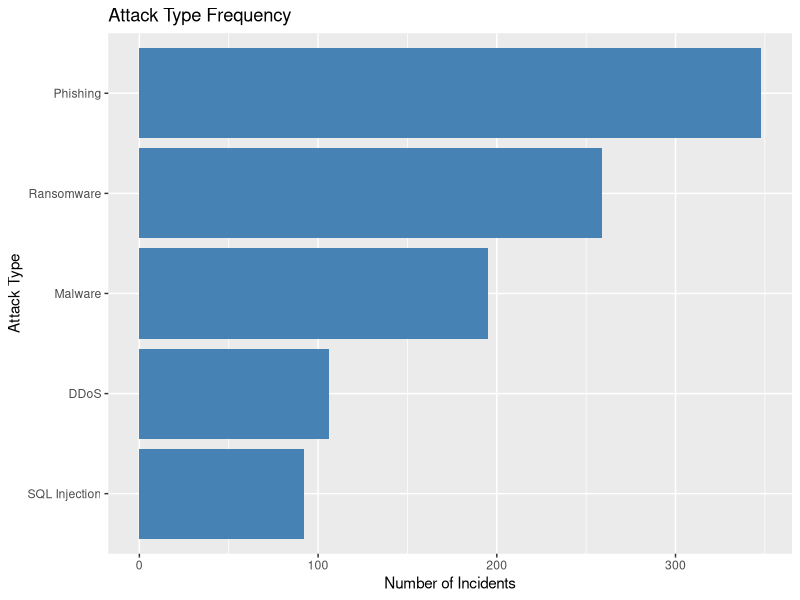
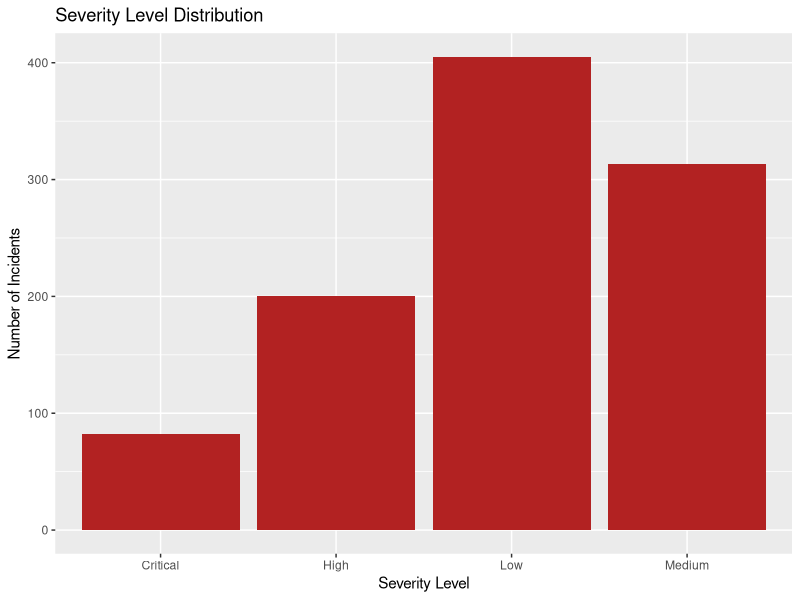
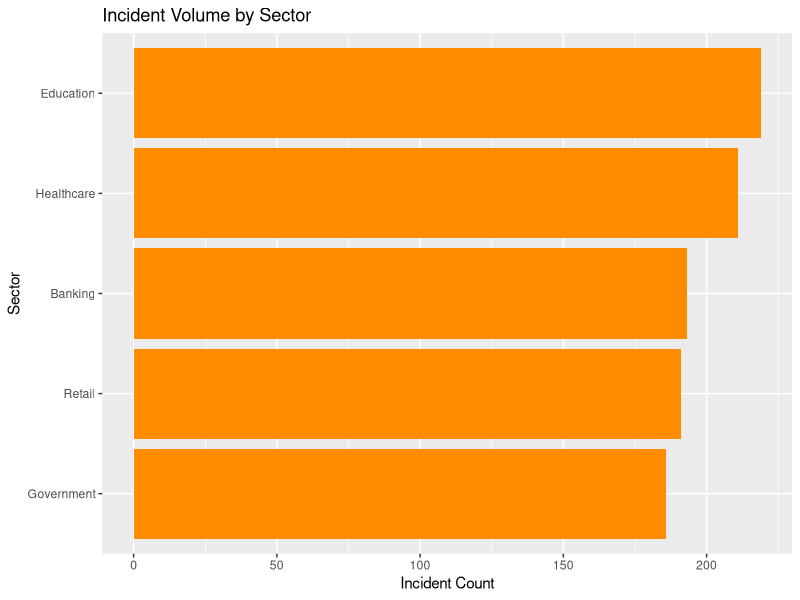
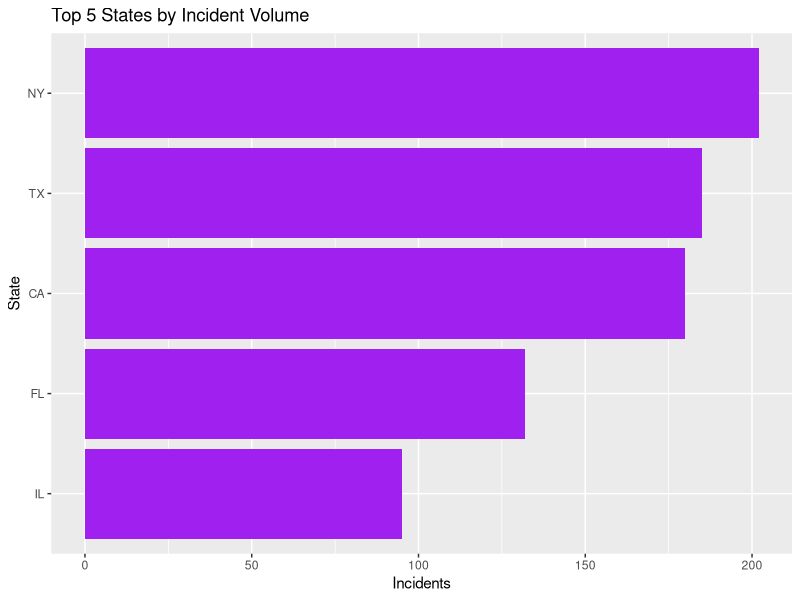
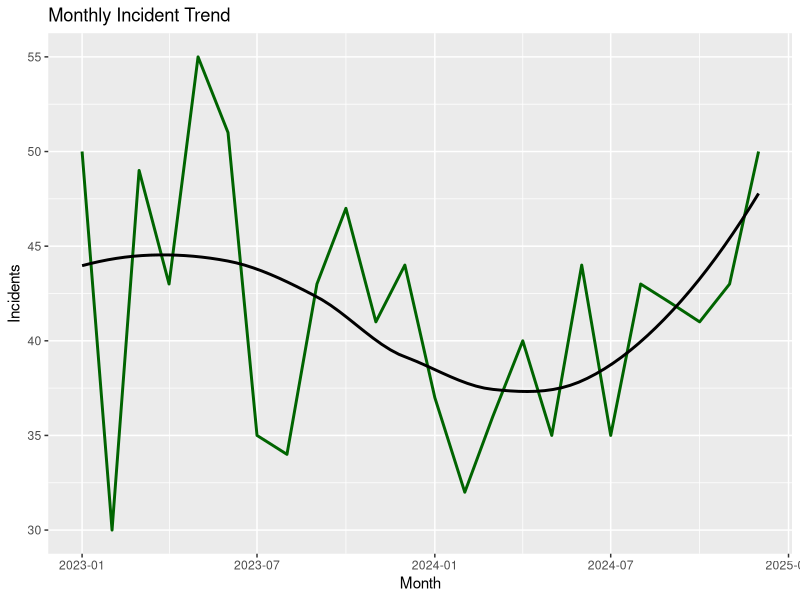
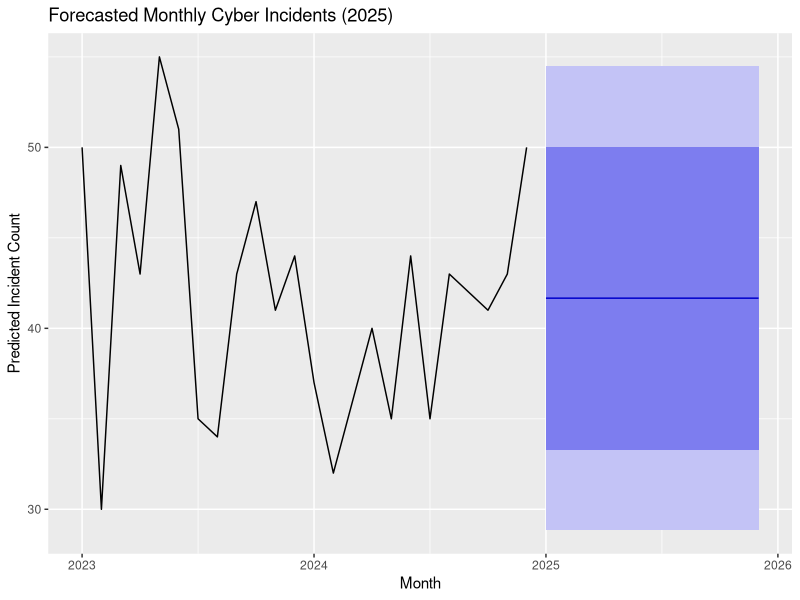

Recreate these plots in R, in order.
## ---- chunk 1
# Load necessary libraries
library(tidyverse)
library(lubridate)
library(knitr)
library(forecast)
## ---- chunk 2
# Load the dataset
cyber_data <- read_csv("data/cyber_incidents_mock.csv")
cyber_data$incident_date <- as.Date(cyber_data$incident_date)

# Display the structure of the data
glimpse(cyber_data)
## ---- chunk 3
cyber_data %>%
  count(attack_type) %>%
  ggplot(aes(x = reorder(attack_type, n), y = n)) +
  geom_col(fill = "steelblue") +
  coord_flip() +
  labs(
    title = "Attack Type Frequency",
    x = "Attack Type",
    y = "Number of Incidents"
  )
## ---- chunk 4
cyber_data %>%
  count(severity_level) %>%
  ggplot(aes(x = severity_level, y = n)) +
  geom_col(fill = "firebrick") +
  labs(
    title = "Severity Level Distribution",
    x = "Severity Level",
    y = "Number of Incidents"
  )
## ---- chunk 5
cyber_data %>%
  count(target_sector) %>%
  ggplot(aes(x = reorder(target_sector, n), y = n)) +
  geom_col(fill = "darkorange") +
  coord_flip() +
  labs(
    title = "Incident Volume by Sector",
    x = "Sector",
    y = "Incident Count"
  )
## ---- chunk 6
cyber_data %>%
  count(reported_location) %>%
  top_n(5) %>%
  ggplot(aes(x = reorder(reported_location, n), y = n)) +
  geom_col(fill = "purple") +
  coord_flip() +
  labs(
    title = "Top 5 States by Incident Volume",
    x = "State",
    y = "Incidents"
  )
## ---- chunk 7
cyber_data %>%
  mutate(month = floor_date(incident_date, "month")) %>%
  count(month) %>%
  ggplot(aes(x = month, y = n)) +
  geom_line(color = "darkgreen", size = 1) +
  geom_smooth(se = FALSE, color = "black") +
  labs(
    title = "Monthly Incident Trend",
    x = "Month",
    y = "Incidents"
  )
## ---- chunk 8
# Aggregate incidents by month
monthly_data <- cyber_data %>%
  mutate(month = floor_date(incident_date, "month")) %>%
  count(month)

# Create time series
incident_ts <- ts(monthly_data$n, start = c(2023, 1), frequency = 12)

# Forecast
model <- auto.arima(incident_ts)
forecasted <- forecast(model, h = 12)

# Plot forecast
autoplot(forecasted) +
  labs(
    title = "Forecasted Monthly Cyber Incidents (2025)",
    x = "Month",
    y = "Predicted Incident Count"
  )
## ---- chunk 9
# Summary of losses by attack type
cyber_data %>%
  group_by(attack_type) %>%
  summarize(
    total_loss = sum(estimated_loss_usd),
    avg_loss = mean(estimated_loss_usd),
    .groups = 'drop'
  ) %>%
  arrange(desc(total_loss)) %>%
  kable(digits = 2)
